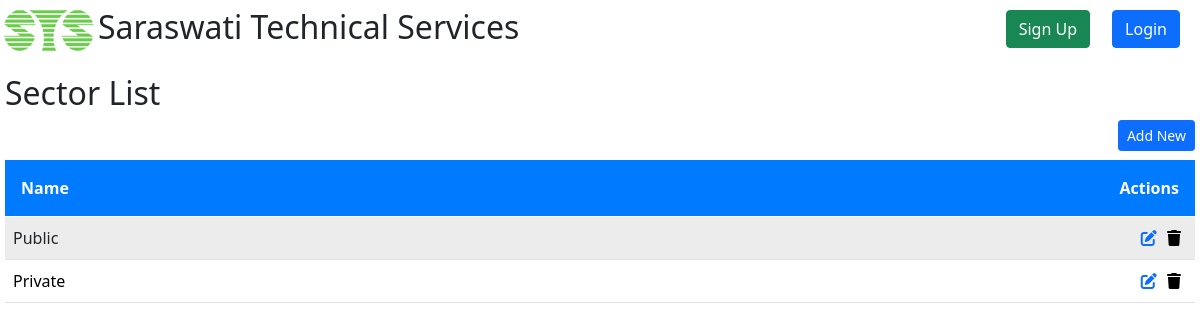
/project/sectorList, run on an earlier commit of the app's database.
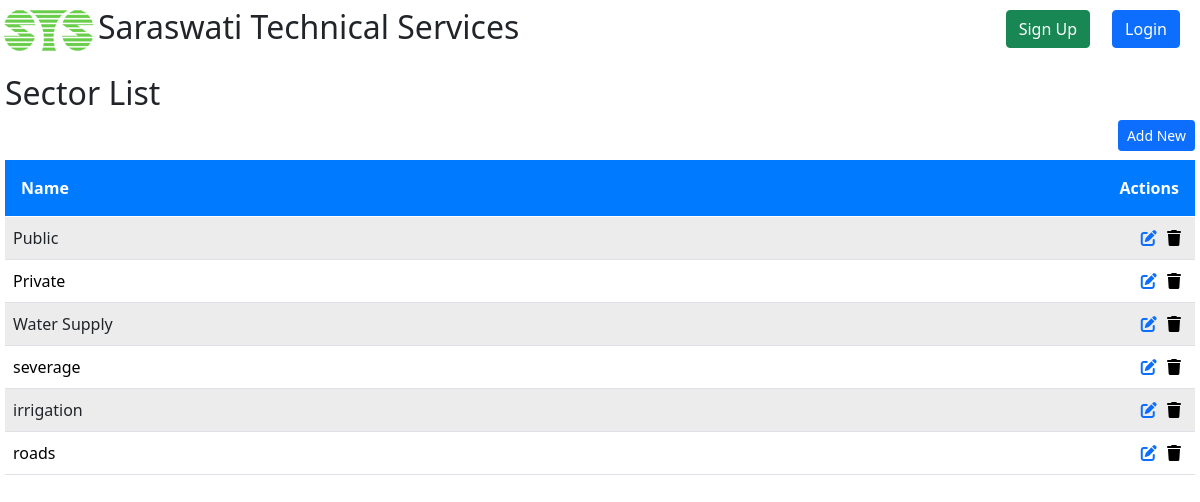
And on a later commit of the database.
### Project/models.py (models this page shows, shortened)
class Sector(models.Model):
    sectorName = models.CharField(max_length=20)

### Project/views.py (the view)
# urls.py: path('sectorList', views.sectorList, name="sectorList"),
def sectorList(request):
    sector = Sector.objects.all()
    context = {"sector": sector}
    return render(request, "project/sectorList.html", context)

### Project/templates/project/sectorList.html (shortened to what this page needs)
{% extends "registration/base.html" %}
{% block content %}
    <h2>Sector List</h2>
    <a href="{% url 'sectorCreateView' %}">
        <button type="button" class="btn btn-primary btn-sm" style="float:right;">
             Add New
        </button>
    </a>
    <table class="table table-striped table-hover mt-5">
        <thead>
            <tr>
                <th class="text-start">Name</th>
                <th class="text-end">Actions</th>
            </tr>
        </thead>
        <tbody>
            {% for sc in sector %}
                <tr>
                    <td class="text-start">{{ sc.sectorName }}</td>
                    <td class="text-end">
                        <a href="{% url 'sectorUpdateView' sc.id %}" title="Edit Sector"><i class="fas fa-edit" aria-hidden="true"></i></a>
                        <form action="{% url 'sectorDeleteView' sc.id %}" method="post" style="display:inline;" id="delete-form-{{ sc.id }}">
                            <button type="submit" style="background: none; border: none; cursor: pointer;" title="Delete Sector">
                                <i class="fas fa-trash" aria-hidden="true"></i>
                            </button>
                        </form>
                    </td>
                </tr>
            {% endfor %}
        </tbody>
    </table>
{% endblock %}

What changed in the data, as far as the page shows it:
added Sector: sectorName "Water Supply"
added Sector: sectorName "severage"
added Sector: sectorName "irrigation"
added Sector: sectorName "roads"
